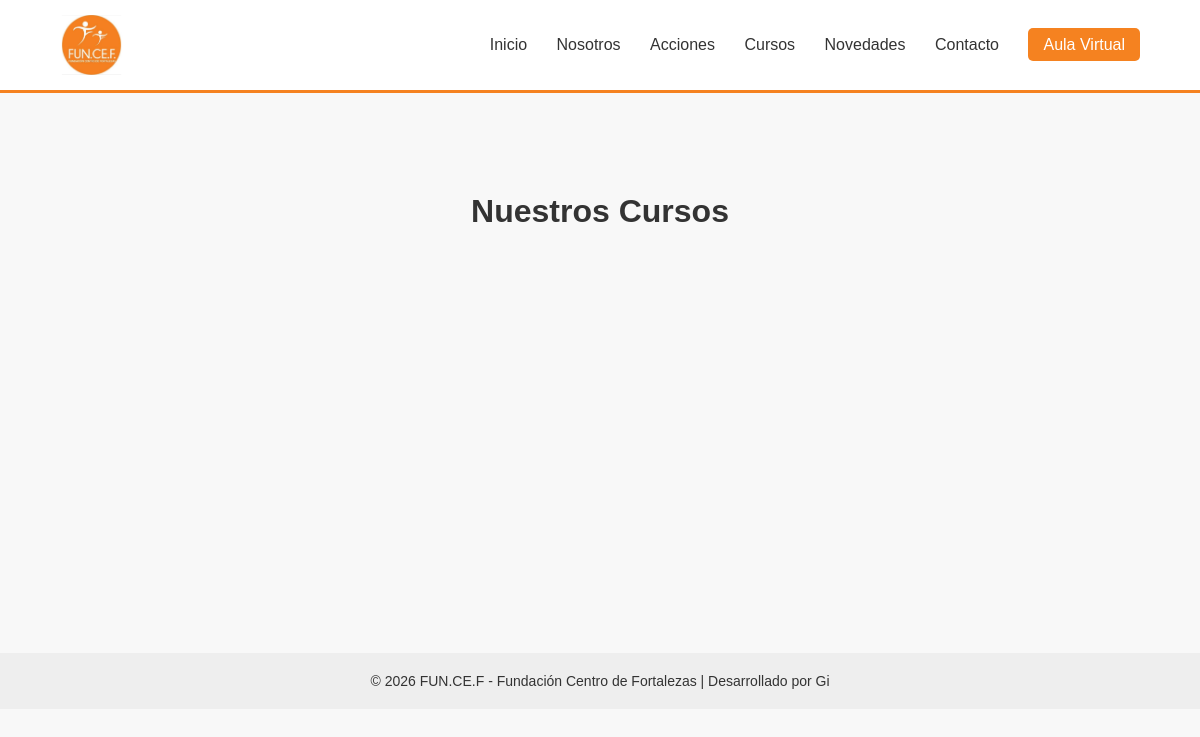
The page /cursos/ on the database as committed earlier.
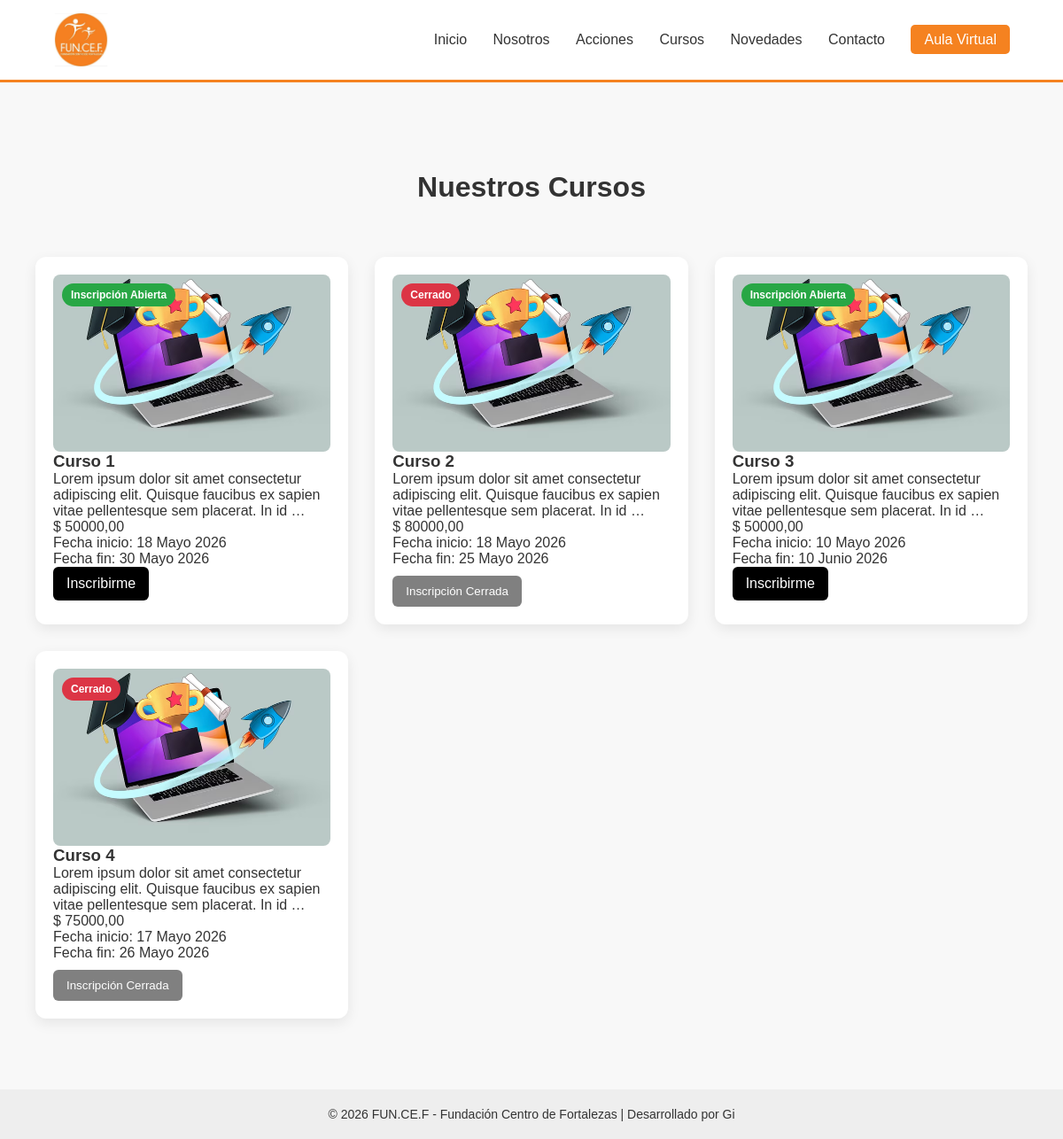
The same page on the database as committed later.
### web/models.py (models this page shows, shortened)
class Curso(models.Model):
    nombre = models.CharField(max_length=200)
    descripcion = models.TextField()
    imagen = models.ImageField(upload_to='cursos/')
    cupo_maximo = models.IntegerField()
    valor = models.DecimalField(max_digits=10, decimal_places=2)
    ESTADO_CHOICES = [
        ('abierto', 'Abierto'),
        ('cerrado', 'Cerrado'),
        ('proximo', 'Próximamente'),
    ]
    estado = models.CharField(
        max_length=20,
        choices=ESTADO_CHOICES,
        default='cerrado'
    )
    fecha_inicio_inscripcion = models.DateField()
    fecha_fin_inscripcion = models.DateField()
    fecha_creacion = models.DateTimeField(auto_now_add=True)
    def __str__(self):
        return self.nombre
    @property
    def inscripcion_habilitada(self):
        hoy = timezone.localdate()
        return (
            self.estado == "abierto"
            and self.fecha_inicio_inscripcion <= hoy <= self.fecha_fin_inscripcion
        )

### web/views.py (the view)
# urls.py: path('cursos/', views.lista_cursos, name='cursos'),
def lista_cursos(request):
    print("ENTRÉ A LISTA_CURSOS")
    cursos = Curso.objects.all()
    print("CURSOS:", cursos)
    return render(request, 'web/cursos.html', {'cursos': cursos})

### web/templates/web/cursos.html
{% extends 'web/base.html' %}
{% block content %}
<h1 class="titulo-seccion">Nuestros Cursos</h1>
<div class="contenedor-cursos">
    {% for curso in cursos %}
        <div class="card-curso">
            {% if curso.imagen %}
                <div class="imagen-container">
                    <img src="{{ curso.imagen.url }}" alt="{{ curso.nombre }}">
                    {% if curso.inscripcion_habilitada %}
                        <span class="badge abierta">Inscripción Abierta</span>
                    {% else %}
                        <span class="badge cerrada">Cerrado</span>
                    {% endif %}
                </div>
            {% endif %}
            <div class="card-body">
                <h3>{{ curso.nombre }}</h3>
                <p class="descripcion">
                    {{ curso.descripcion|truncatewords:18 }}
                </p>
                <p class="precio">$ {{ curso.valor }}</p>
                <p>Fecha inicio: {{ curso.fecha_inicio_inscripcion }}</p>
                <p>Fecha fin: {{ curso.fecha_fin_inscripcion }}</p>
                {% if curso.inscripcion_habilitada %}
                    <a href="{% url 'inscribirse' curso.id %}" class="btn-inscribirse">
                        Inscribirme
                    </a>
                {% else %}
                    <button class="btn-cerrado" disabled>
                        Inscripción Cerrada
                    </button>
                {% endif %}
            </div>
        </div>
    {% endfor %}
</div>
{% endblock %}

### web/templates/web/base.html (shortened to what this page needs)
{% load static %}
<!DOCTYPE html>
<html lang="es">
<head>
    <link rel="stylesheet" href="{% static 'css/style.css' %}">
</head>
<body>
    <header class="header">
        <div class="container">
            <div class="logo">
                <a href="{% url 'inicio' %}" class="logo">
                <img src="{% static 'img/logoFundacion.jpeg' %}" alt="FUN.CE.F Logo">
                </a>
            </div>
            <nav class="nav">
                <a href="{% url 'inicio' %}">Inicio</a>
                <a href="{% url 'nosotros' %}">Nosotros</a>
                <a href="{% url 'servicios' %}">Acciones</a>
                <a href="{% url 'cursos' %}">Cursos</a>
                <a href="{% url 'novedades' %}">Novedades</a>
                <a href="{% url 'contacto' %}">Contacto</a>
                <a href="https://moodle.org/?lang=es_ar" class="btn-nav" target="_blank">Aula Virtual</a>
            </nav>
        </div>
    </header>
    <main class="main">
        {% block content %}
        {% endblock %}
    </main>
    <footer class="footer">
        <div class="container">
            <p>© 2026 FUN.CE.F - Fundación Centro de Fortalezas | Desarrollado por Gi</p>
        </div>
    </footer>
</body>
</html>

### static/css/style.css (style rules this page uses)
* { margin: 0; padding: 0; box-sizing: border-box; }
body { font-family: Arial, Helvetica, sans-serif; background-color: #F8F8F8; color: #333333; }
.container { width: 90%; max-width: 1200px; margin: auto; }
.header { background-color: #FFFFFF; padding: 15px 0; border-bottom: 3px solid #F58220; }
.header .container { display: flex; justify-content: space-between; align-items: center; }
.logo img { height: 60px; }
.nav a { text-decoration: none; color: #333333; margin-left: 25px; font-weight: 500; transition: 0.3s; }
.btn-nav { background-color: #F58220; color: white !important; padding: 8px 15px; border-radius: 5px; }
.main { padding: 60px 0; min-height: 70vh; }
.footer { background-color: #EEEEEE; text-align: center; padding: 20px 0; font-size: 14px; }
.contenedor-cursos { display: grid; grid-template-columns: repeat(auto-fit, minmax(300px, 1fr)); gap: 20px; }
.card-curso { background: white; border-radius: 10px; padding: 15px; box-shadow: 0 4px 10px rgba(0,0,0,0.1); }
.card-curso img { width: 100%; height: 200px; object-fit: cover; border-radius: 8px; }
button { margin-top: 10px; padding: 8px 12px; background: black; color: white; border: none; cursor: pointer; }
button:disabled { background: gray; cursor: not-allowed; }
.card-curso, .card-novedad { background: white; padding: 20px; border-radius: 15px; box-shadow: 0 4px 15px rgba(0,0,0,0.1); }
.titulo-seccion { text-align: center; margin: 40px 0; }
.contenedor-cursos { display: grid; grid-template-columns: repeat(3, 1fr); gap: 30px; padding: 20px 40px; }
.card-curso { background: white; border-radius: 12px; overflow: hidden; box-shadow: 0 5px 15px rgba(0,0,0,0.08); transition: transform 0.3s ease; display: flex; flex-direction: column; }
.imagen-container { position: relative; height: 200px; overflow: hidden; }
.imagen-container img { width: 100%; height: 100%; object-fit: cover; }
.badge { position: absolute; top: 10px; left: 10px; padding: 6px 10px; font-size: 12px; font-weight: bold; border-radius: 20px; color: white; }
.abierta { background: #28a745; }
.cerrada { background: #dc3545; }
.btn-inscribirse { display: inline-block; padding: 10px 15px; background: black; color: white; text-decoration: none; border-radius: 6px; transition: 0.3s; }
.btn-cerrado { padding: 10px 15px; background: #999; color: white; border: none; border-radius: 6px; }

Rows that differ between the two databases and show on the page:
added Curso: imagen (picture), estado "Inscripción Abierta", nombre "Curso 1", descripcion "Lorem ipsum dolor sit amet consectetur adipiscing elit. Quisque faucibus ex sapien vitae pellentesque sem placerat. In id …", valor "50000,00", fecha_inicio_inscripcion "18 Mayo 2026", fecha_fin_inscripcion "30 Mayo 2026"
added Curso: imagen (picture), estado "Cerrado", nombre "Curso 2", descripcion "Lorem ipsum dolor sit amet consectetur adipiscing elit. Quisque faucibus ex sapien vitae pellentesque sem placerat. In id …", valor "80000,00", fecha_inicio_inscripcion "18 Mayo 2026", fecha_fin_inscripcion "25 Mayo 2026"
added Curso: imagen (picture), estado "Inscripción Abierta", nombre "Curso 3", descripcion "Lorem ipsum dolor sit amet consectetur adipiscing elit. Quisque faucibus ex sapien vitae pellentesque sem placerat. In id …", valor "50000,00", fecha_inicio_inscripcion "10 Mayo 2026", fecha_fin_inscripcion "10 Junio 2026"
added Curso: imagen (picture), estado "Cerrado", nombre "Curso 4", descripcion "Lorem ipsum dolor sit amet consectetur adipiscing elit. Quisque faucibus ex sapien vitae pellentesque sem placerat. In id …", valor "75000,00", fecha_inicio_inscripcion "17 Mayo 2026", fecha_fin_inscripcion "26 Mayo 2026"
